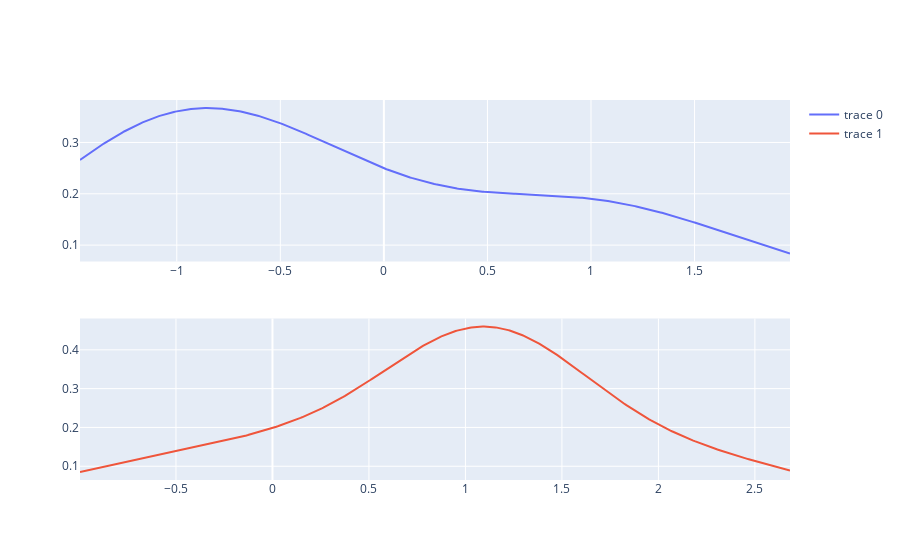

Write notebook code for a chart like this one.
### Code cell
fig = make_subplots(rows=nrows, cols=1)

for r, col in enumerate(cols, 1):
    print(r, col)
    dfs = dfm[dfm['year']==col]
    #print(dfs)
    fx1 = ff.create_distplot([dfs['value'].values], ['distplot'],curve_type='kde')
    print(fx1)
    fig.add_trace(go.Scatter(
                                x= fx1.data[1]['x'],
                                y =fx1.data[1]['y'],
                              ), row = r, col = 1)

fig.show()

### Figure 1 — Plotly figure (JSON) as saved in the notebook; plotly's stock layout.template omitted (floating-point values rounded to 4 significant figures; data arrays with more than 128 entries replaced by an {"elided": "..."} marker saying what was removed)
{"data": [{"type": "scatter", "x": {"elided": "500 float values"}, "xaxis": "x", "y": {"elided": "500 float values"}, "yaxis": "y"}, {"type": "scatter", "x": {"elided": "500 float values"}, "xaxis": "x2", "y": {"elided": "500 float values"}, "yaxis": "y2"}], "layout": {"xaxis": {"anchor": "y", "domain": [0, 1]}, "xaxis2": {"anchor": "y2", "domain": [0, 1]}, "yaxis": {"anchor": "x", "domain": [0.575, 1]}, "yaxis2": {"anchor": "x2", "domain": [0, 0.425]}}}
